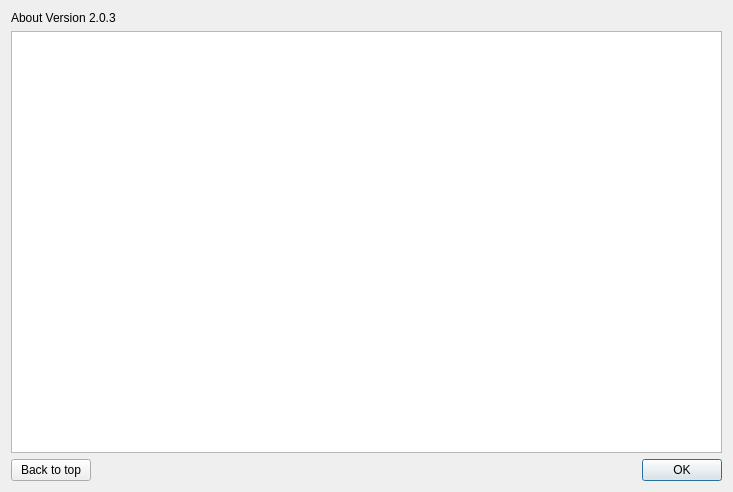
<?xml version="1.0" encoding="UTF-8"?>
<ui version="4.0">
 <class>DialogAbout</class>
 <widget class="QDialog" name="DialogAbout">
  <property name="geometry">
   <rect>
    <x>0</x>
    <y>0</y>
    <width>733</width>
    <height>492</height>
   </rect>
  </property>
  <property name="sizePolicy">
   <sizepolicy hsizetype="Preferred" vsizetype="Expanding">
    <horstretch>0</horstretch>
    <verstretch>0</verstretch>
   </sizepolicy>
  </property>
  <property name="windowTitle">
   <string>Dialog</string>
  </property>
  <layout class="QGridLayout" name="gridLayout">
   <item row="0" column="3">
    <widget class="QLabel" name="label">
     <property name="text">
      <string/>
     </property>
     <property name="pixmap">
      <pixmap resource="../qtpileresources.qrc">:/resources/NHERI-PGT-Icon.icns</pixmap>
     </property>
    </widget>
   </item>
   <item row="2" column="2" colspan="2">
    <widget class="QDialogButtonBox" name="buttonBox">
     <property name="layoutDirection">
      <enum>Qt::LeftToRight</enum>
     </property>
     <property name="orientation">
      <enum>Qt::Horizontal</enum>
     </property>
     <property name="standardButtons">
      <set>QDialogButtonBox::Ok</set>
     </property>
    </widget>
   </item>
   <item row="1" column="0" colspan="4">
    <widget class="QTextBrowser" name="textBrowser">
     <property name="sizePolicy">
      <sizepolicy hsizetype="Preferred" vsizetype="Expanding">
       <horstretch>0</horstretch>
       <verstretch>0</verstretch>
      </sizepolicy>
     </property>
     <property name="openExternalLinks">
      <bool>true</bool>
     </property>
    </widget>
   </item>
   <item row="2" column="0">
    <widget class="QPushButton" name="btn_backToTop">
     <property name="text">
      <string>Back to top</string>
     </property>
    </widget>
   </item>
   <item row="2" column="1">
    <spacer name="horizontalSpacer">
     <property name="orientation">
      <enum>Qt::Horizontal</enum>
     </property>
     <property name="sizeHint" stdset="0">
      <size>
       <width>40</width>
       <height>20</height>
      </size>
     </property>
    </spacer>
   </item>
   <item row="0" column="0" colspan="2">
    <widget class="QLabel" name="label_about">
     <property name="sizePolicy">
      <sizepolicy hsizetype="Expanding" vsizetype="Preferred">
       <horstretch>0</horstretch>
       <verstretch>0</verstretch>
      </sizepolicy>
     </property>
     <property name="text">
      <string>About Version 2.0.3</string>
     </property>
    </widget>
   </item>
  </layout>
 </widget>
 <resources>
  <include location="../qtpileresources.qrc"/>
 </resources>
 <connections>
  <connection>
   <sender>buttonBox</sender>
   <signal>accepted()</signal>
   <receiver>DialogAbout</receiver>
   <slot>accept()</slot>
   <hints>
    <hint type="sourcelabel">
     <x>248</x>
     <y>254</y>
    </hint>
    <hint type="destinationlabel">
     <x>157</x>
     <y>274</y>
    </hint>
   </hints>
  </connection>
  <connection>
   <sender>buttonBox</sender>
   <signal>rejected()</signal>
   <receiver>DialogAbout</receiver>
   <slot>reject()</slot>
   <hints>
    <hint type="sourcelabel">
     <x>316</x>
     <y>260</y>
    </hint>
    <hint type="destinationlabel">
     <x>286</x>
     <y>274</y>
    </hint>
   </hints>
  </connection>
 </connections>
</ui>
